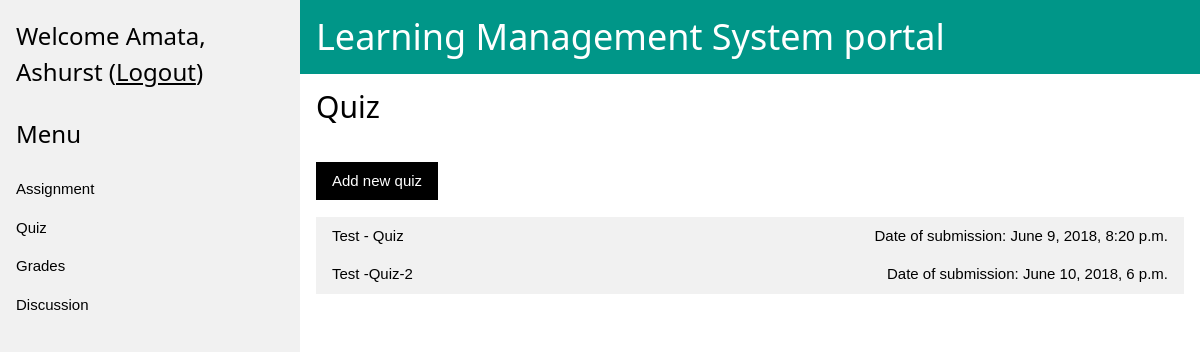
The page /classroom/instructor/quizzes/ (signed in) on the database its author committed.
### accounts/models.py (models this page shows)
class User(AbstractUser):
    USER_ROLE = (
        ('AD', 'System Admin'),
        ('LA', 'Admin'),
        ('IN', 'Instructor'),
        ('TA', 'Teaching Assistant'),
        ('ST', 'Student'),
    )
    user_type = models.CharField(max_length=2, choices=USER_ROLE)
    class Meta:
        permissions = (
            ('create_lms_admin', 'Create LMS Admin'),
            ('create_instructor', 'Create Instructor'),
            ('create_teaching_assistant', 'Create Teaching Assistant'),
            ('create_student', 'Create Student'),
        )

### classroom/models.py (models this page shows, shortened)
class QuizOrAssignment(models.Model):
    owner = models.ForeignKey(settings.AUTH_USER_MODEL, on_delete=models.CASCADE)
    name = models.CharField(max_length=255, unique=True)
    course = models.ForeignKey(Course, on_delete=models.CASCADE)
    date_of_submission = models.DateTimeField(help_text='Date and time of submission')
    is_assignment = models.BooleanField(default=False)
    def get_absolute_url(self):
        return reverse('classroom:instructor_add_choice', kwargs={'choice':'quiz', 'pk': self.pk })
    class Meta:
        permissions = (
            ('modify_quiz_or_assignment', 'Modify quiz or assignment'),
        )

### classroom/views/instructor.py (the view, shortened to what this page needs)
class ChoiceList(TestInstructor, ListView):
    def get(self, request, *args, **kwargs):
        context = get_context_variables(self.kwargs['choice'], self.request.user)
        return self.render_to_response(context)
    def get_template_names(self):
        template = {
            'quizzes'    : r'classroom/instructor/quizzes.html',
            'assignments': r'classroom/instructor/assignments.html',
            'grades'     : r'classroom/instructor/grades.html',
            'discussions': r'classroom/instructor/discussions.html',
            }[self.kwargs['choice']]
        return [template]

### classroom/models.py (called while the page is built)
    def __str__(self):
        return self.text

### classroom/views/instructor.py (called while the page is built)
    def test_func(self):
        if not self.request.user.is_authenticated:
            raise PermissionDenied
        if not self.request.user.groups.filter(name='Instructor Role').exists():
            raise PermissionDenied
        return self.dispatch

### classroom/templates/classroom/instructor/quizzes.html (shortened to what this page needs)
{% extends "classroom/instructor_base.html" %}
{% load static %}
{% block choice %}
    Quiz
{% endblock choice %}
{% block add_button %}
<button id="js-add-new-choice-btn" class="w3-button w3-black" data-href="{% url 'classroom:instructor_add' choice='quiz' %}">Add new quiz</button>
{% endblock add_button %}
{% block content %}
    <div class="w3-section w3-container">
      {% for quiz in quizzes %}
      <button onclick="accordionFunction('quiz-accordion-{{ forloop.counter }}')" class="w3-button w3-block w3-light-grey w3-left-align">{{ quiz.name }} <span class="w3-right">Date of submission: {{ quiz.date_of_submission }}</span></button>
      {% empty %}
      <button onclick="accordionFunction('Demo1')" class="w3-button w3-block w3-grey w3-left-align">No Quiz</button>
      <div id="Demo1" class="w3-hide w3-animate-zoom">
        <a href="#" class="w3-button w3-block w3-left-align">No Question(s)</a>
      </div>
      {% endfor %}
    </div>
{% endblock content %}

### classroom/templates/classroom/instructor_base.html (shortened to what this page needs)
{% extends "base.html" %}
{% load static %}
{% block boilerplate_html %}
<div class="w3-sidebar w3-light-grey w3-bar-block" style="width:25%">
  {% if user.is_authenticated %}
    <h3 class="w3-bar-item">Welcome {{user.first_name}}, {{user.last_name}} (<a href="{%url 'accounts:logout' %}">Logout</a>)</h3>
  {% endif %}
    <h3 class="w3-bar-item">Menu</h3>
    <a href="{% url 'classroom:instructor_view' choice='assignments' %}" class="w3-bar-item w3-button">Assignment</a>
    <a href="{% url 'classroom:instructor_view' choice='quizzes' %}" class="w3-bar-item w3-button">Quiz</a>
    <a href="{% url 'classroom:instructor_view' choice='grades' %}" class="w3-bar-item w3-button">Grades</a>
    <a href="{% url 'classroom:instructor_view' choice='discussions' %}" class="w3-bar-item w3-button">Discussion</a>
</div>
<div style="margin-left:25%">
<div class="w3-container w3-teal">
    <h1>Learning Management System portal</h1>
</div>
<div class="w3-container">
        <h2> {% block choice %}{% endblock choice %}  </h2>
        <br>
          {% block add_button %}{% endblock add_button %}
      </div>
      {% block content %}
      {% endblock content %}
  </div>
{% endblock boilerplate_html %}

### rows shown on the page
User: first_name "Amata", last_name "Ashurst"
QuizOrAssignment: name "Test - Quiz", date_of_submission "June 9, 2018, 8:20 p.m."
QuizOrAssignment: name "Test -Quiz-2", date_of_submission "June 10, 2018, 6 p.m."
